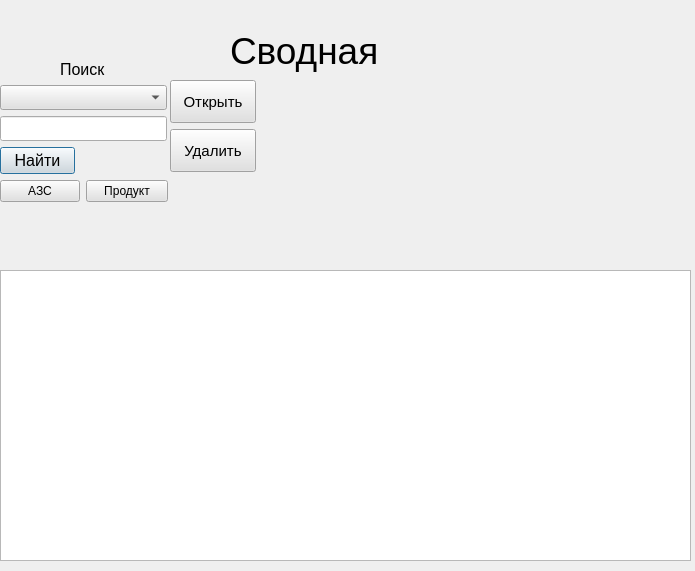
<?xml version="1.0" encoding="UTF-8"?>
<ui version="4.0">
 <class>Dialog</class>
 <widget class="QDialog" name="Dialog">
  <property name="geometry">
   <rect>
    <x>0</x>
    <y>0</y>
    <width>695</width>
    <height>571</height>
   </rect>
  </property>
  <property name="windowTitle">
   <string>Dialog</string>
  </property>
  <property name="styleSheet">
   <string notr="true">background-colorrgb:(255, 255, 255)</string>
  </property>
  <widget class="QComboBox" name="cbColNames">
   <property name="geometry">
    <rect>
     <x>0</x>
     <y>85</y>
     <width>167</width>
     <height>25</height>
    </rect>
   </property>
   <property name="sizePolicy">
    <sizepolicy hsizetype="Preferred" vsizetype="Maximum">
     <horstretch>0</horstretch>
     <verstretch>0</verstretch>
    </sizepolicy>
   </property>
   <property name="font">
    <font>
     <pointsize>12</pointsize>
    </font>
   </property>
   <property name="styleSheet">
    <string notr="true">background-color: rgb(225, 225, 225);</string>
   </property>
  </widget>
  <widget class="QLineEdit" name="leFind">
   <property name="enabled">
    <bool>true</bool>
   </property>
   <property name="geometry">
    <rect>
     <x>0</x>
     <y>116</y>
     <width>167</width>
     <height>25</height>
    </rect>
   </property>
   <property name="sizePolicy">
    <sizepolicy hsizetype="Expanding" vsizetype="Maximum">
     <horstretch>0</horstretch>
     <verstretch>0</verstretch>
    </sizepolicy>
   </property>
   <property name="font">
    <font>
     <pointsize>12</pointsize>
    </font>
   </property>
   <property name="styleSheet">
    <string notr="true">color: rgb(0, 0, 0)</string>
   </property>
  </widget>
  <widget class="QTableWidget" name="twStaffs">
   <property name="geometry">
    <rect>
     <x>0</x>
     <y>270</y>
     <width>691</width>
     <height>291</height>
    </rect>
   </property>
   <property name="font">
    <font>
     <pointsize>10</pointsize>
    </font>
   </property>
   <property name="styleSheet">
    <string notr="true">color: rgb(0, 0, 0)</string>
   </property>
  </widget>
  <widget class="QWidget" name="layoutWidget_3">
   <property name="geometry">
    <rect>
     <x>170</x>
     <y>80</y>
     <width>86</width>
     <height>92</height>
    </rect>
   </property>
   <layout class="QVBoxLayout" name="verticalLayout">
    <item>
     <widget class="QPushButton" name="pbOpen">
      <property name="sizePolicy">
       <sizepolicy hsizetype="Expanding" vsizetype="Expanding">
        <horstretch>0</horstretch>
        <verstretch>0</verstretch>
       </sizepolicy>
      </property>
      <property name="font">
       <font>
        <pointsize>11</pointsize>
       </font>
      </property>
      <property name="mouseTracking">
       <bool>false</bool>
      </property>
      <property name="tabletTracking">
       <bool>false</bool>
      </property>
      <property name="styleSheet">
       <string notr="true">background-color: rgb(225, 225, 225);</string>
      </property>
      <property name="inputMethodHints">
       <set>Qt::ImhNone</set>
      </property>
      <property name="text">
       <string>Открыть</string>
      </property>
      <property name="autoDefault">
       <bool>false</bool>
      </property>
     </widget>
    </item>
    <item>
     <widget class="QPushButton" name="pbDelete">
      <property name="sizePolicy">
       <sizepolicy hsizetype="Expanding" vsizetype="Expanding">
        <horstretch>0</horstretch>
        <verstretch>0</verstretch>
       </sizepolicy>
      </property>
      <property name="font">
       <font>
        <pointsize>11</pointsize>
       </font>
      </property>
      <property name="mouseTracking">
       <bool>false</bool>
      </property>
      <property name="tabletTracking">
       <bool>false</bool>
      </property>
      <property name="styleSheet">
       <string notr="true">background-color: rgb(225, 225, 225);</string>
      </property>
      <property name="inputMethodHints">
       <set>Qt::ImhNone</set>
      </property>
      <property name="text">
       <string>Удалить</string>
      </property>
      <property name="autoDefault">
       <bool>false</bool>
      </property>
     </widget>
    </item>
   </layout>
  </widget>
  <widget class="QPushButton" name="pbFind">
   <property name="geometry">
    <rect>
     <x>0</x>
     <y>147</y>
     <width>75</width>
     <height>27</height>
    </rect>
   </property>
   <property name="font">
    <font>
     <pointsize>12</pointsize>
    </font>
   </property>
   <property name="styleSheet">
    <string notr="true">background-color: rgb(225, 225, 225);</string>
   </property>
   <property name="text">
    <string>Найти</string>
   </property>
  </widget>
  <widget class="QLabel" name="label_8">
   <property name="geometry">
    <rect>
     <x>60</x>
     <y>60</y>
     <width>61</width>
     <height>19</height>
    </rect>
   </property>
   <property name="sizePolicy">
    <sizepolicy hsizetype="Preferred" vsizetype="Preferred">
     <horstretch>3</horstretch>
     <verstretch>2</verstretch>
    </sizepolicy>
   </property>
   <property name="font">
    <font>
     <pointsize>12</pointsize>
    </font>
   </property>
   <property name="styleSheet">
    <string notr="true">color:rgb(0, 0, 0)</string>
   </property>
   <property name="text">
    <string>Поиск</string>
   </property>
  </widget>
  <widget class="QWidget" name="layoutWidget">
   <property name="geometry">
    <rect>
     <x>0</x>
     <y>180</y>
     <width>168</width>
     <height>27</height>
    </rect>
   </property>
   <layout class="QFormLayout" name="formLayout">
    <item row="0" column="0">
     <widget class="QPushButton" name="pushButton_1">
      <property name="styleSheet">
       <string notr="true">background-color: rgb(225, 225, 225);</string>
      </property>
      <property name="text">
       <string>АЗС</string>
      </property>
     </widget>
    </item>
    <item row="0" column="1">
     <widget class="QPushButton" name="pushButton_2">
      <property name="styleSheet">
       <string notr="true">background-color: rgb(225, 225, 225);</string>
      </property>
      <property name="text">
       <string>Продукт</string>
      </property>
     </widget>
    </item>
   </layout>
  </widget>
  <widget class="QLabel" name="label_7">
   <property name="geometry">
    <rect>
     <x>230</x>
     <y>20</y>
     <width>191</width>
     <height>61</height>
    </rect>
   </property>
   <property name="sizePolicy">
    <sizepolicy hsizetype="Preferred" vsizetype="Preferred">
     <horstretch>3</horstretch>
     <verstretch>2</verstretch>
    </sizepolicy>
   </property>
   <property name="font">
    <font>
     <pointsize>28</pointsize>
    </font>
   </property>
   <property name="styleSheet">
    <string notr="true">color: rgb(0, 0, 0); font-size:28pt;

</string>
   </property>
   <property name="text">
    <string>Сводная</string>
   </property>
  </widget>
 </widget>
 <resources/>
 <connections/>
</ui>
